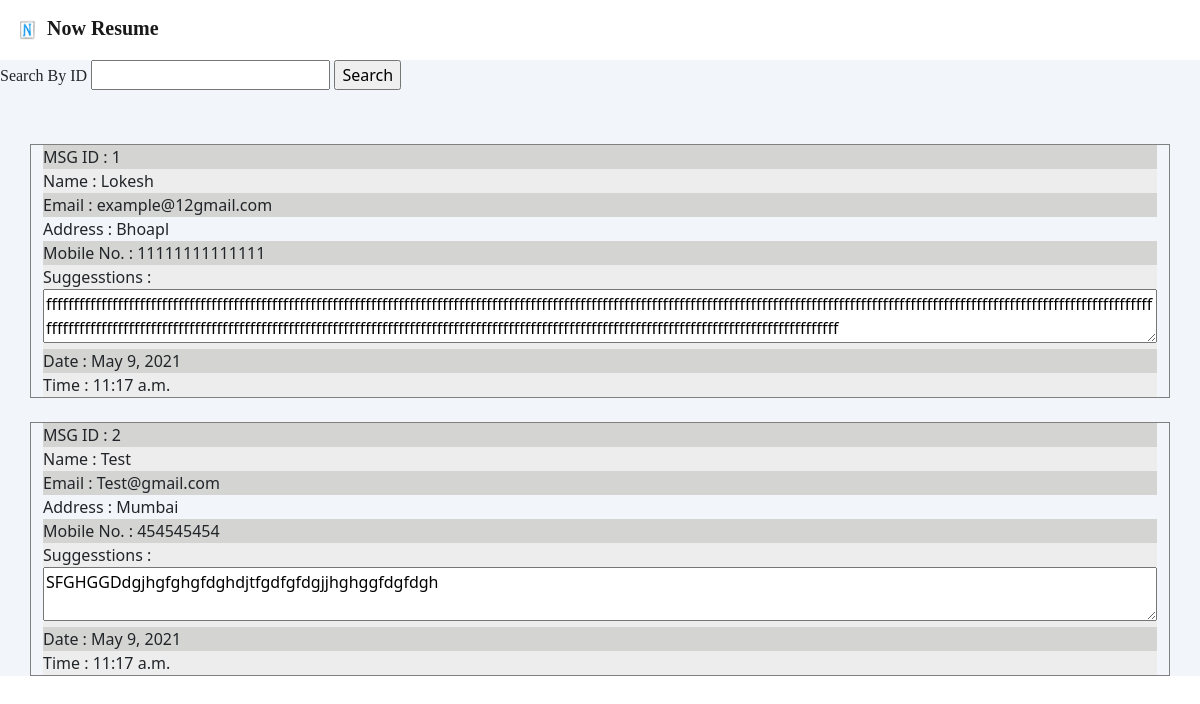
Page /viewSuggesstion on the committed database.
### NowOwnResume/models.py (models this page shows, shortened)
class Suggesstions(models.Model):
    msg_id = models.AutoField(primary_key=True)
    name = models.CharField(max_length=30, default="NILL")
    email = models.EmailField(max_length=100, default="NILL")
    address = models.CharField(max_length=250, default="NILL")
    mob = models.CharField(max_length=20, default="none")
    suggestion = models.CharField(max_length=2050, default="")
    today = date.today()
    now = datetime.now().time()

### NowOwnResume/views.py (the view)
# urls.py: path('viewSuggesstion', views.admin_suggesstion, name='Admin suggesstion'),
def admin_suggesstion(request):
    sugg = Suggesstions.objects.all()
    return render(request, 'admin/admin_suggesstion.html', {'suggess': sugg})

### templates/admin/admin_suggesstion.html (shortened to what this page needs)
{% extends 'admin/basic1.html' %}
{% block body %}
    {% load static %}
<section class="middleShow1 formsection">
    <div class="searchbar" style="margin-bottom:30px;">
        <label for="search">Search By ID</label>
    <input id="search" type="text">
    <input type="button" value="Search">
    </div>
        <div class="container">
            {% for i in suggess %}
            <br>
            <div class="row box">
                <div class="suggestion">
                    <div class="one">
                        MSG ID : {{ i.msg_id }}
                    </div>
                    <div class="two">
                        Name : {{ i.name }}
                    </div>
                    <div class="three">
                        Email : {{ i.email }}
                    </div>
                    <div class="four">
                        Address : {{ i.address }}
                    </div>
                    <div class="five">
                        Mobile No. : {{ i.mob }}
                    </div>
                    <div class="six">
                        Suggesstions : <textarea style="width:100%;">{{ i.suggestion }}</textarea>
                    </div>
                    <div class="seven">
                        Date : {{ i.today }}
                    </div>
                    <div class="eight">
                        Time : {{ i.now }}
                    </div>
                </div>
            </div>
            {% endfor %}
        </div>
    </section>
{% endblock %}

### rows in the picture
Suggesstions: msg_id "1", name "Lokesh", email "example@12gmail.com", address "Bhoapl", mob "11111111111111", suggestion "fffffffffffffffffffffffffffffffffffffffffffffffffffffffffffffffffffffffffffffffffffffffffffffffffffffffffffffffffffffffffffffffffffffffffffffffffffffffffffffffffffffffffffffffffffffffffffffffffffffffffffffffffffffffffffffffffffffffffffffffffffffffffffffffffffffffffffffffffffffffffffffffffffffffffffffffffffffffffffffffffffffffffffffffffffffffff", today "May 9, 2021", now "11:17 a.m."
Suggesstions: msg_id "2", name "Test", email "Test@gmail.com", address "Mumbai", mob "454545454", suggestion "SFGHGGDdgjhgfghgfdghdjtfgdfgfdgjjhghggfdgfdgh", today "May 9, 2021", now "11:17 a.m."
